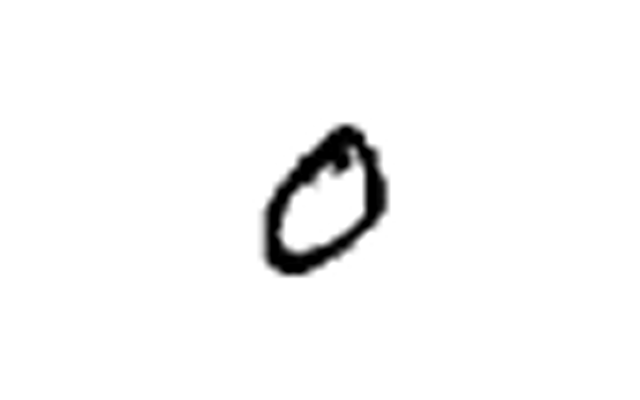
#> input picture examples/0.png, 1280 x 800 px (shown at 1/2 size)
$ python -i mnist_camera_input.py   (imports and definitions only)
#> lines starting #> are read from the running program, lines starting #| are printed output that depends on the picture; after the words box and inside, x2 and y2 are one past the last pixel; in counts of white or black regions, pixels touching at a corner belong together
#> further down, picture is the input picture: shape (800, 1280, 3); min 0, max 255, mean 248.1
"""Capture a DECXIN photo, prepare one MNIST-like digit, and send via draft UART."""

import argparse
from datetime import datetime, timezone
import hashlib
import json
import math
from pathlib import Path
import secrets
import sys

import cv2
import numpy as np

# The local embedded Python enables safe_path and omits the script directory.
sys.path.insert(0, str(Path(__file__).resolve().parent))
from mnist_serial import image_packet, send_image


REPRESENTATION = "uint8_0_255_before_arm_shift"


def sha256(data):
    return hashlib.sha256(data).hexdigest()


# [20 lines left out: functions read_image, write_png, write_json, not called in this run]


def crop_roi(image, roi=None):
    if roi is None:
        return image.copy()
    x, y, width, height = roi
    if min(x, y) < 0 or min(width, height) <= 0:
        raise ValueError("ROI requires nonnegative x/y and positive width/height")
    if x + width > image.shape[1] or y + height > image.shape[0]:
        raise ValueError("ROI extends outside the selected image")
    return image[y:y + height, x:x + width].copy()


# [9 lines left out: function select_eye, not called in this run]


def prepare_digit(image, roi=None, polarity="dark"):
#> called with polarity = 'dark'
    if image is None or image.dtype != np.uint8 or image.size == 0:
        raise ValueError("Input must be a nonempty uint8 image")
    if image.ndim == 3 and image.shape[2] == 3:
        gray = cv2.cvtColor(image, cv2.COLOR_BGR2GRAY)
    elif image.ndim == 2:
        gray = image.copy()
    else:
        raise ValueError("Only grayscale and three-channel BGR images are supported")
    gray = crop_roi(gray, roi)
    if min(gray.shape) < 5 or int(gray.max()) - int(gray.min()) < 8:
        raise ValueError("No usable digit contrast; select a closer ROI")
    if polarity == "auto":
        border = np.concatenate((gray[0], gray[-1], gray[:, 0], gray[:, -1]))
        polarity = "dark" if float(np.median(border)) >= 127.5 else "light"
    if polarity not in ("dark", "light"):
        raise ValueError("Polarity must be dark, light, or auto")
    ink = 255 - gray if polarity == "dark" else gray
    # Remove illumination before thresholding: a shadow is not digit ink.
    kernel_size = max(31, min(61, min(gray.shape) // 4 | 1))
#> kernel_size = 61
    background = cv2.morphologyEx(ink, cv2.MORPH_OPEN,
                                 cv2.getStructuringElement(cv2.MORPH_ELLIPSE,
                                                           (kernel_size, kernel_size)))
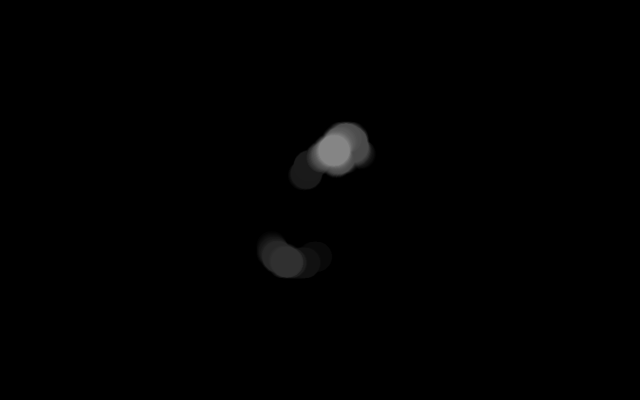
#> background: shape (800, 1280) (shown at 1/2 size); min 0, max 133, mean 1.3
    contrast = cv2.subtract(ink, background)
    otsu, _ = cv2.threshold(contrast, 0, 255, cv2.THRESH_BINARY | cv2.THRESH_OTSU)
#> otsu = 92
    median = float(np.median(contrast))
#> median = 0
    noise_mad = float(np.median(np.abs(contrast.astype(np.float32) - median)))
#> noise_mad = 0
    threshold = max(12.0, otsu, median + 8 * 1.4826 * noise_mad)
#> threshold = 92
    mask = (contrast > threshold).astype(np.uint8) * 255
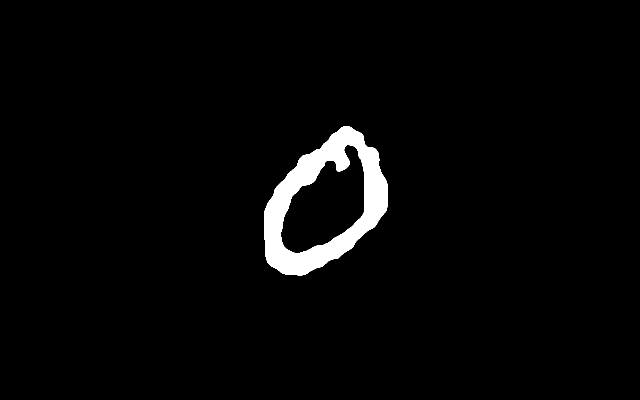
#> mask: shape (800, 1280) (shown at 1/2 size); 2.7% white; 1 white region, box (x1, y1, x2, y2) and area: (528, 252, 775, 551) 27971
    mask = cv2.morphologyEx(mask, cv2.MORPH_CLOSE, np.ones((3, 3), np.uint8))
#> mask: shape (800, 1280); 2.7% white; 1 white region, box (x1, y1, x2, y2) and area: (528, 252, 775, 551) 27977
    fraction = cv2.countNonZero(mask) / mask.size
#> fraction = 0.0273
    if not 0.0001 <= fraction <= 0.4:
        raise ValueError("Empty/overfilled foreground; check ROI and polarity")
    count, labels, stats, _ = cv2.connectedComponentsWithStats(mask, connectivity=8)
#> count = 2; stats = [[0, 0, 1280, 800, 996023], [528, 252, 247, 299, 27977]]
    minimum_area = max(8, math.ceil(mask.size * 0.0001))
#> minimum_area = 103
    components = sorted((i for i in range(1, count)
                         if stats[i, cv2.CC_STAT_AREA] >= minimum_area),
                        key=lambda i: int(stats[i, cv2.CC_STAT_AREA]), reverse=True)
#> components = [1]
    if not components:
        raise ValueError("No digit-sized component found")
    chosen = components[0]
#> chosen = 1
    area = int(stats[chosen, cv2.CC_STAT_AREA])
#> area = 27977
    if len(components) > 1 and stats[components[1], cv2.CC_STAT_AREA] >= area * 0.25:
        raise ValueError("Multiple large components; crop a single connected digit")
    x, y, width, height, _ = map(int, stats[chosen])
#> x = 528; y = 252; width = 247; height = 299
    if (x <= 1 or y <= 1 or x + width >= gray.shape[1] - 1 or
            y + height >= gray.shape[0] - 1):
        raise ValueError("Digit touches ROI boundary; leave background around it")
    foreground = (labels == chosen).astype(np.uint8) * 255
    detected_bbox = [x, y, width, height]
#> detected_bbox = [528, 252, 247, 299]
    # Normalize hairline pen strokes before area downsampling can erase them.
    distance = cv2.distanceTransform(foreground, cv2.DIST_L2, 5)
    ridge = (distance > 0) & (distance >= cv2.dilate(distance, np.ones((3, 3), np.uint8)) - 1e-5)
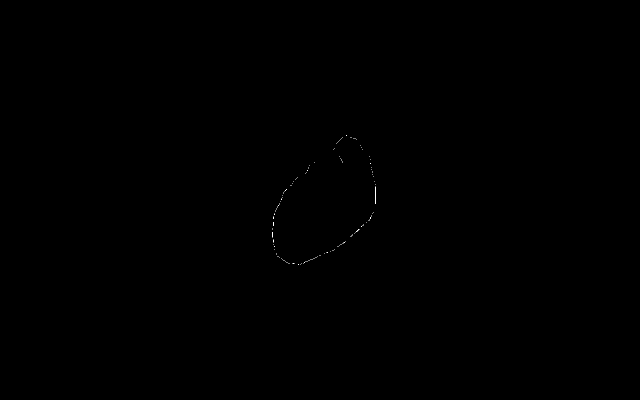
#> ridge: shape (800, 1280) bool (shown at 1/2 size); 0.02% white in thin lines or dots, all inside (x1, y1, x2, y2) = (544, 271, 752, 529)
    stroke = max(1.0, float(2 * np.median(distance[ridge]) - 1))
#> stroke = 36.56
    scale = 20 / max(width, height)
#> scale = 0.0669
    target_stroke = 2.25
    radius = max(0, math.ceil((target_stroke / scale - stroke) / 2))
#> radius = 0
    radius = min(radius, math.ceil(max(width, height) * .06))
    # Raw boundary checks above reject clipped captures. Add independent padding
    # so synthetic stroke growth cannot be clipped by the camera ROI itself.
    padding = radius + 2
#> padding = 2
    origin = [x - padding, y - padding]
#> origin = [526, 250]
    foreground = cv2.copyMakeBorder(foreground[y:y + height, x:x + width],
                                   padding, padding, padding, padding,
                                   cv2.BORDER_CONSTANT, value=0)
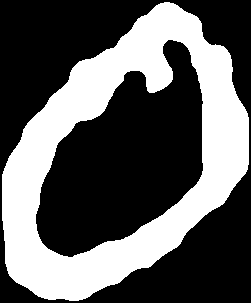
#> foreground: shape (303, 251); 36.8% white; 1 white region, box (x1, y1, x2, y2) and area: (2, 2, 249, 301) 27977
    if radius:
        foreground = cv2.dilate(foreground, cv2.getStructuringElement(
            cv2.MORPH_ELLIPSE, (2 * radius + 1, 2 * radius + 1)))
    x, y, width, height = cv2.boundingRect(foreground)
#> x = 2; y = 2
    digit = foreground[y:y + height, x:x + width]
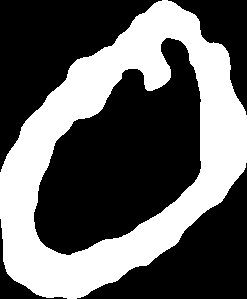
#> digit: shape (299, 247); 37.9% white; 1 white region, box (x1, y1, x2, y2) and area: (0, 0, 247, 299) 27977
    scale = 20 / max(width, height)
    scaled_width, scaled_height = max(1, round(width * scale)), max(1, round(height * scale))
#> scaled_width = 17; scaled_height = 20
    interpolation = cv2.INTER_AREA if scale < 1 else cv2.INTER_LINEAR
#> interpolation = 3
    resized = cv2.resize(digit, (scaled_width, scaled_height), interpolation=interpolation)
    canvas = np.zeros((28, 28), np.uint8)
    left, top = (28 - scaled_width) // 2, (28 - scaled_height) // 2
#> left = 5; top = 4
    canvas[top:top + scaled_height, left:left + scaled_width] = resized
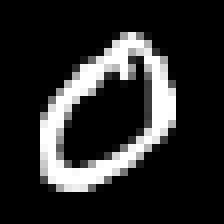
#> canvas: shape (28, 28) (shown 8 times larger); min 0, max 255, mean 41.9
    moments = cv2.moments(canvas)
#> moments = moments, m00 32842, centre m10/m00, m01/m00 = (12.83, 13.91)
    if moments["m00"] <= 0:
        raise ValueError("Digit disappeared during resizing")
    dx = round(13.5 - moments["m10"] / moments["m00"])
#> dx = 1
    dy = round(13.5 - moments["m01"] / moments["m00"])
#> dy = 0
    ys, xs = np.nonzero(canvas)
#> ys = 186 values from 4 to 23; xs = 186 values, max 21 at index 54, min 5 at index 86, mean 12.97
    dx = max(-int(xs.min()), min(dx, 27 - int(xs.max())))
    dy = max(-int(ys.min()), min(dy, 27 - int(ys.max())))
    canvas = cv2.warpAffine(canvas, np.float32([[1, 0, dx], [0, 1, dy]]),
                            (28, 28), flags=cv2.INTER_NEAREST, borderValue=0)
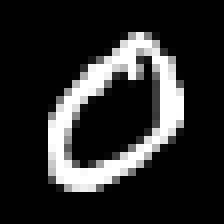
#> canvas: shape (28, 28) (shown 8 times larger); min 0, max 255, mean 41.9
    metadata = {"polarity": polarity, "roi_xywh": roi,
                "digit_bbox_in_roi_xywh": [origin[0] + x, origin[1] + y, width, height],
                "detected_bbox_in_roi_xywh": detected_bbox,
                "foreground_origin_in_roi_xy": origin,
                "normalization_padding_px": padding,
                "target_stroke_width_28px": target_stroke,
                "otsu_threshold": otsu, "contrast_threshold": threshold,
                "background_noise_mad": noise_mad,
                "background_kernel_size": kernel_size, "component_area": area,
                "stroke_width_source_px": stroke, "stroke_dilation_radius_px": radius,
                "foreground_fraction": fraction, "center_shift_xy": [dx, dy],
                "algorithm": "local-background-padded-stroke2.25-fit20-mass-center-v3",
                "accuracy_validated": False}
    return canvas, foreground, metadata


# [198 lines left out: functions save_sample, load_sample, interactive_roi, capture, prepare, send and 4 more, not called in this run]


# [2 lines not run here, left out]

>>> import cv2
>>> picture = cv2.imread('../examples/0.png')
>>> result = prepare_digit(picture)
